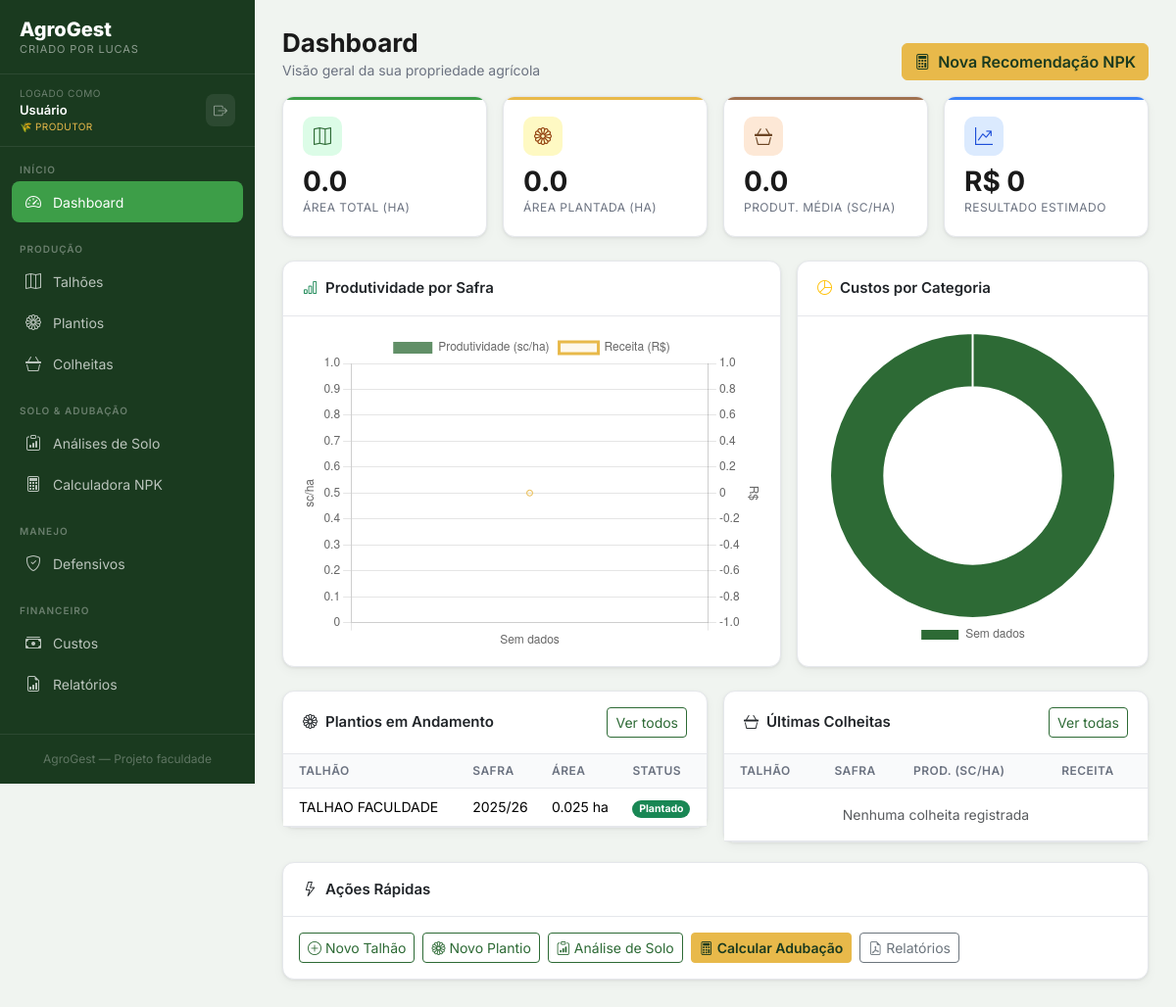
The page / on the database its author committed.
### tables this page shows
CREATE TABLE plantios (
    id INTEGER PRIMARY KEY AUTOINCREMENT,
    talhao_id INTEGER NOT NULL,
    safra TEXT NOT NULL,
    data_plantio DATE,
    hibrido TEXT,
    populacao INTEGER,
    area_plantada REAL,
    status TEXT DEFAULT 'planejado',
    observacoes TEXT,
    criado_em TIMESTAMP DEFAULT CURRENT_TIMESTAMP,
    FOREIGN KEY (talhao_id) REFERENCES talhoes(id)
);

CREATE TABLE talhoes (
    id INTEGER PRIMARY KEY AUTOINCREMENT,
    usuario_id INTEGER NOT NULL,            -- ← isolamento por usuário
    nome TEXT NOT NULL,
    area_ha REAL NOT NULL,
    localizacao TEXT,
    tipo_solo TEXT,
    observacoes TEXT,
    criado_em TIMESTAMP DEFAULT CURRENT_TIMESTAMP,
    FOREIGN KEY (usuario_id) REFERENCES usuarios(id)
);

### modules/dashboard.py (the view)
@dashboard_bp.route('/')
def index():
    db = get_db()
    total_talhoes = db.execute("SELECT COUNT(*) FROM talhoes").fetchone()[0]
    area_total = db.execute("SELECT COALESCE(SUM(area_ha),0) FROM talhoes").fetchone()[0]
    area_plantada = db.execute("""
        SELECT COALESCE(SUM(area_plantada),0) FROM plantios WHERE status != 'colhido'
    """).fetchone()[0]
    prod_media = db.execute("""
        SELECT COALESCE(AVG(produtividade_scha),0) FROM colheitas
    """).fetchone()[0]
    receita_total = db.execute("SELECT COALESCE(SUM(receita_bruta),0) FROM colheitas").fetchone()[0]
    custo_total = db.execute("SELECT COALESCE(SUM(valor),0) FROM custos").fetchone()[0]
    lucro_estimado = receita_total - custo_total
    prod_safra = db.execute("""
        SELECT p.safra,
               ROUND(AVG(c.produtividade_scha),2) as prod_media,
               ROUND(SUM(c.receita_bruta),2) as receita,
               COUNT(c.id) as num_talhoes
        FROM colheitas c
        JOIN plantios p ON p.id = c.plantio_id
        GROUP BY p.safra
        ORDER BY p.safra
    """).fetchall()
    custos_cat = db.execute("""
        SELECT categoria, ROUND(SUM(valor),2) as total
        FROM custos GROUP BY categoria
    """).fetchall()
    ultimas_colheitas = db.execute("""
        SELECT c.*, p.safra, p.hibrido, t.nome as talhao_nome
        FROM colheitas c
        JOIN plantios p ON p.id = c.plantio_id
        JOIN talhoes t ON t.id = p.talhao_id
        ORDER BY c.data_colheita DESC LIMIT 5
    """).fetchall()
    alertas_estoque = db.execute("""
        SELECT * FROM estoque_fertilizantes WHERE quantidade_kg < 500
    """).fetchall()
    plantios_ativos = db.execute("""
        SELECT p.*, t.nome as talhao_nome, t.area_ha
        FROM plantios p JOIN talhoes t ON t.id = p.talhao_id
        WHERE p.status NOT IN ('colhido')
        ORDER BY p.data_plantio DESC
    """).fetchall()
    return render_template('dashboard.html',
        total_talhoes=total_talhoes,
        area_total=round(area_total, 1),
        area_plantada=round(area_plantada, 1),
        prod_media=round(prod_media, 2),
        receita_total=round(receita_total, 2),
        custo_total=round(custo_total, 2),
        lucro_estimado=round(lucro_estimado, 2),
        prod_safra=prod_safra,
        custos_cat=custos_cat,
        ultimas_colheitas=ultimas_colheitas,
        alertas_estoque=alertas_estoque,
        plantios_ativos=plantios_ativos,
    )

### database.py (called while the page is built)
def get_db(app=None):
    from flask import current_app
    if app:
        db = sqlite3.connect(app.config['DATABASE'], detect_types=sqlite3.PARSE_DECLTYPES)
        db.row_factory = sqlite3.Row
        return db
    if 'db' not in g:
        g.db = sqlite3.connect(
            current_app.config['DATABASE'],
            detect_types=sqlite3.PARSE_DECLTYPES
        )
        g.db.row_factory = sqlite3.Row
    return g.db

### templates/dashboard.html (shortened to what this page needs)
{% extends "base.html" %}
{% block content %}
<div class="page-header d-flex align-items-center justify-content-between">
    <div>
        <h1 class="page-title">Dashboard</h1>
        <p class="page-subtitle">Visão geral da sua propriedade agrícola</p>
    </div>
    <a href="{{ url_for('adubacao.nova_recomendacao') }}" class="btn btn-gold">
        <i class="bi bi-calculator me-2"></i>Nova Recomendação NPK
    </a>
</div>
<div class="row g-3 mb-4">
    <div class="col-6 col-lg-3">
        <div class="kpi-card green">
            <div class="kpi-icon green"><i class="bi bi-map"></i></div>
            <div class="kpi-value">{{ area_total }}</div>
            <div class="kpi-label">Área Total (ha)</div>
        </div>
    </div>
    <div class="col-6 col-lg-3">
        <div class="kpi-card gold">
            <div class="kpi-icon gold"><i class="bi bi-flower1"></i></div>
            <div class="kpi-value">{{ area_plantada }}</div>
            <div class="kpi-label">Área Plantada (ha)</div>
        </div>
    </div>
    <div class="col-6 col-lg-3">
        <div class="kpi-card soil">
            <div class="kpi-icon soil"><i class="bi bi-basket3"></i></div>
            <div class="kpi-value">{{ "%.1f"|format(prod_media) }}</div>
            <div class="kpi-label">Produt. Média (sc/ha)</div>
        </div>
    </div>
    <div class="col-6 col-lg-3">
        <div class="kpi-card blue">
            <div class="kpi-icon blue"><i class="bi bi-graph-up-arrow"></i></div>
            <div class="kpi-value">R$ {{ "%.0f"|format(lucro_estimado) }}</div>
            <div class="kpi-label">Resultado Estimado</div>
        </div>
    </div>
</div>
<div class="row g-3 mb-4">
    <div class="col-lg-7">
        <div class="card h-100">
            <div class="card-header d-flex align-items-center justify-content-between">
                <span><i class="bi bi-bar-chart me-2 text-success"></i>Produtividade por Safra</span>
            </div>
            <div class="card-body p-3">
                <canvas id="chartSafra" height="200"></canvas>
            </div>
        </div>
    </div>
    <div class="col-lg-5">
        <div class="card h-100">
            <div class="card-header">
                <i class="bi bi-pie-chart me-2 text-warning"></i>Custos por Categoria
            </div>
            <div class="card-body p-3 d-flex align-items-center">
                <canvas id="chartCustos" height="200"></canvas>
            </div>
        </div>
    </div>
</div>
<div class="row g-3">
    <div class="col-lg-6">
        <div class="card">
            <div class="card-header d-flex justify-content-between align-items-center">
                <span><i class="bi bi-flower1 me-2"></i>Plantios em Andamento</span>
                <a href="{{ url_for('plantio.index') }}" class="btn btn-sm btn-outline-primary">Ver todos</a>
            </div>
            <div class="card-body p-0">
                <table class="table table-hover mb-0">
                    <thead>
                        <tr>
                            <th class="ps-3">Talhão</th>
                            <th>Safra</th>
                            <th>Área</th>
                            <th>Status</th>
                        </tr>
                    </thead>
                    <tbody>
                        {% if plantios_ativos %}
                            {% for p in plantios_ativos %}
                            <tr>
                                <td class="ps-3 fw-500">{{ p.talhao_nome }}</td>
                                <td>{{ p.safra }}</td>
                                <td>{{ p.area_ha }} ha</td>
                                <td>
                                    <span class="badge rounded-pill
                                        {% if p.status == 'plantado' %}bg-success
                                        {% elif p.status == 'planejado' %}bg-warning text-dark
                                        {% else %}bg-info{% endif %}">
                                        {{ p.status|title }}
                                    </span>
                                </td>
                            </tr>
                            {% endfor %}
                        {% else %}
                        <tr><td colspan="4" class="text-center text-muted py-3">Nenhum plantio ativo</td></tr>
                        {% endif %}
                    </tbody>
                </table>
            </div>
        </div>
    </div>
    <div class="col-lg-6">
        <div class="card">
            <div class="card-header d-flex justify-content-between align-items-center">
                <span><i class="bi bi-basket3 me-2"></i>Últimas Colheitas</span>
                <a href="{{ url_for('colheita.index') }}" class="btn btn-sm btn-outline-primary">Ver todas</a>
            </div>
            <div class="card-body p-0">
                <table class="table table-hover mb-0">
                    <thead>
                        <tr>
                            <th class="ps-3">Talhão</th>
                            <th>Safra</th>
                            <th>Prod. (sc/ha)</th>
                            <th>Receita</th>
                        </tr>
                    </thead>
                    <tbody>
                        {% if ultimas_colheitas %}
                            {% for c in ultimas_colheitas %}
                            <tr>
                                <td class="ps-3">{{ c.talhao_nome }}</td>
                                <td>{{ c.safra }}</td>
                                <td>
                                    <strong>{{ "%.1f"|format(c.produtividade_scha or 0) }}</strong>
                                </td>
                                <td>R$ {{ "%.0f"|format(c.receita_bruta or 0) }}</td>
                            </tr>
                            {% endfor %}
                        {% else %}
                        <tr><td colspan="4" class="text-center text-muted py-3">Nenhuma colheita registrada</td></tr>
                        {% endif %}
                    </tbody>
                </table>
            </div>
        </div>
    </div>
</div>
<div class="row g-3 mt-1">
    <div class="col-12">
        <div class="card">
            <div class="card-header"><i class="bi bi-lightning me-2"></i>Ações Rápidas</div>
            <div class="card-body d-flex flex-wrap gap-2">
                <a href="{{ url_for('talhoes.novo') }}" class="btn btn-outline-primary btn-sm">
                    <i class="bi bi-plus-circle me-1"></i>Novo Talhão
                </a>
                <a href="{{ url_for('plantio.novo') }}" class="btn btn-outline-primary btn-sm">
                    <i class="bi bi-flower1 me-1"></i>Novo Plantio
                </a>
                <a href="{{ url_for('adubacao.nova_analise') }}" class="btn btn-outline-primary btn-sm">
                    <i class="bi bi-clipboard-data me-1"></i>Análise de Solo
                </a>
                <a href="{{ url_for('adubacao.nova_recomendacao') }}" class="btn btn-gold btn-sm">
                    <i class="bi bi-calculator me-1"></i>Calcular Adubação
                </a>
                <a href="{{ url_for('relatorios.index') }}" class="btn btn-outline-secondary btn-sm">
                    <i class="bi bi-file-earmark-pdf me-1"></i>Relatórios
                </a>
            </div>
        </div>
    </div>
</div>
{% endblock %}
{% block extra_js %}
<script>
const safras  = {{ prod_safra | map(attribute='safra') | list | tojson }};
const prods   = {{ prod_safra | map(attribute='prod_media') | list | tojson }};
const receitas= {{ prod_safra | map(attribute='receita') | list | tojson }};
const catLabels = {{ custos_cat | map(attribute='categoria') | list | tojson }};
const catVals   = {{ custos_cat | map(attribute='total') | list | tojson }};
// Produtividade por safra
if (document.getElementById('chartSafra')) {
    new Chart(document.getElementById('chartSafra'), {
        data: {
            labels: safras.length ? safras : ['Sem dados'],
            datasets: [{
                type: 'bar',
                label: 'Produtividade (sc/ha)',
                data: prods.length ? prods : [0],
                backgroundColor: 'rgba(45,106,53,.75)',
                borderRadius: 6,
                yAxisID: 'y',
            },{
                type: 'line',
                label: 'Receita (R$)',
                data: receitas.length ? receitas : [0],
                borderColor: '#e8b94a',
                backgroundColor: 'rgba(232,185,74,.1)',
                tension: .4,
                yAxisID: 'y2',
                fill: true,
            }]
        },
        options: {
            responsive: true, maintainAspectRatio: false,
            plugins: { legend: { position: 'top' } },
            scales: {
                y:  { position: 'left',  title: { display: true, text: 'sc/ha' } },
                y2: { position: 'right', title: { display: true, text: 'R$' }, grid: { drawOnChartArea: false } }
            }
        }
    });
}
// Custos por categoria
if (document.getElementById('chartCustos')) {
    new Chart(document.getElementById('chartCustos'), {
        type: 'doughnut',
        data: {
            labels: catLabels.length ? catLabels : ['Sem dados'],
            datasets: [{
                data: catVals.length ? catVals : [1],
                backgroundColor: ['#2d6a35','#e8b94a','#6abf71','#6b4423','#3b82f6','#7c3aed','#059669','#b45309'],
                borderWidth: 2,
                borderColor: '#fff',
            }]
        },
        options: {
            responsive: true,
            plugins: { legend: { position: 'bottom', labels: { font: { size: 12 } } } },
            cutout: '62%',
        }
    });
}
</script>
{% endblock %}

### templates/base.html (style rules this page uses)
:root { --green-deep: #1a3a1f; --green-mid: #2d6a35; --green-bright: #3d9e48; --green-light: #6abf71; --gold: #e8b94a; --gold-light: #f5d87a; --cream: #faf7f0; --soil: #6b4423; --soil-light: #a0714f; --text-dark: #1a1a1a; --text-muted: #6b7280; --border: #e5e7eb; --shadow: 0 1px 3px rgba(0,0,0,.08), 0 4px 12px rgba(0,0,0,.04); --shadow-lg: 0 8px 24px rgba(0,0,0,.10); --radius: 12px; --bottom-nav-h: 64px; }
* { box-sizing: border-box; }
body { font-family: 'Inter', sans-serif; background: #f0f4f0; color: var(--text-dark); min-height: 100vh; }
.page-title { font-weight: 700; font-size: 26px; color: var(--text-dark); margin: 0; }
.page-subtitle { color: var(--text-muted); font-size: 14px; margin-top: 2px; }
.card { background: #fff; border: 1px solid var(--border); border-radius: var(--radius); box-shadow: var(--shadow); }
.card-header { background: transparent; border-bottom: 1px solid var(--border); padding: 16px 20px; font-weight: 600; font-size: 15px; }
.kpi-card { background: #fff; border: 1px solid var(--border); border-radius: var(--radius); padding: 20px; box-shadow: var(--shadow); position: relative; overflow: hidden; }
.kpi-card::before { content: ''; position: absolute; top: 0; left: 0; right: 0; height: 3px; }
.kpi-card.green::before { background: var(--green-bright); }
.kpi-card.gold::before { background: var(--gold); }
.kpi-card.soil::before { background: var(--soil-light); }
.kpi-card.blue::before { background: #3b82f6; }
.kpi-icon { width: 40px; height: 40px; border-radius: 10px; display: flex; align-items: center; justify-content: center; font-size: 18px; margin-bottom: 12px; }
.kpi-icon.green { background: #dcfce7; color: var(--green-mid); }
.kpi-icon.gold { background: #fef9c3; color: #92400e; }
.kpi-icon.soil { background: #fde8d6; color: var(--soil); }
.kpi-icon.blue { background: #dbeafe; color: #1d4ed8; }
.kpi-value { font-weight: 700; font-size: 28px; line-height: 1; color: var(--text-dark); }
.kpi-label { font-size: 12px; color: var(--text-muted); margin-top: 4px; text-transform: uppercase; letter-spacing: .04em; }
.table { font-size: 14px; }
.table th { font-weight: 600; font-size: 12px; text-transform: uppercase; letter-spacing: .04em; color: var(--text-muted); background: #f9fafb; border-bottom: 1px solid var(--border); }
.table td { vertical-align: middle; border-color: var(--border); }
.btn-outline-primary { color: var(--green-mid); border-color: var(--green-mid); }
.btn-gold { background: var(--gold); border-color: var(--gold); color: var(--green-deep); font-weight: 600; }

### rows shown on the page
plantios: talhao_nome "TALHAO FACULDADE", safra "2025/26", area_ha "0.025", status "Plantado"

### other values the page prints
{{ session.get('usuario_nome', 'Usuário') }} "Usuário"
{{ area_total }} "0.0"
{{ area_plantada }} "0.0"
{{ "%.1f"|format(prod_media) }} "0.0"
{{ "%.0f"|format(lucro_estimado) }} "0"
